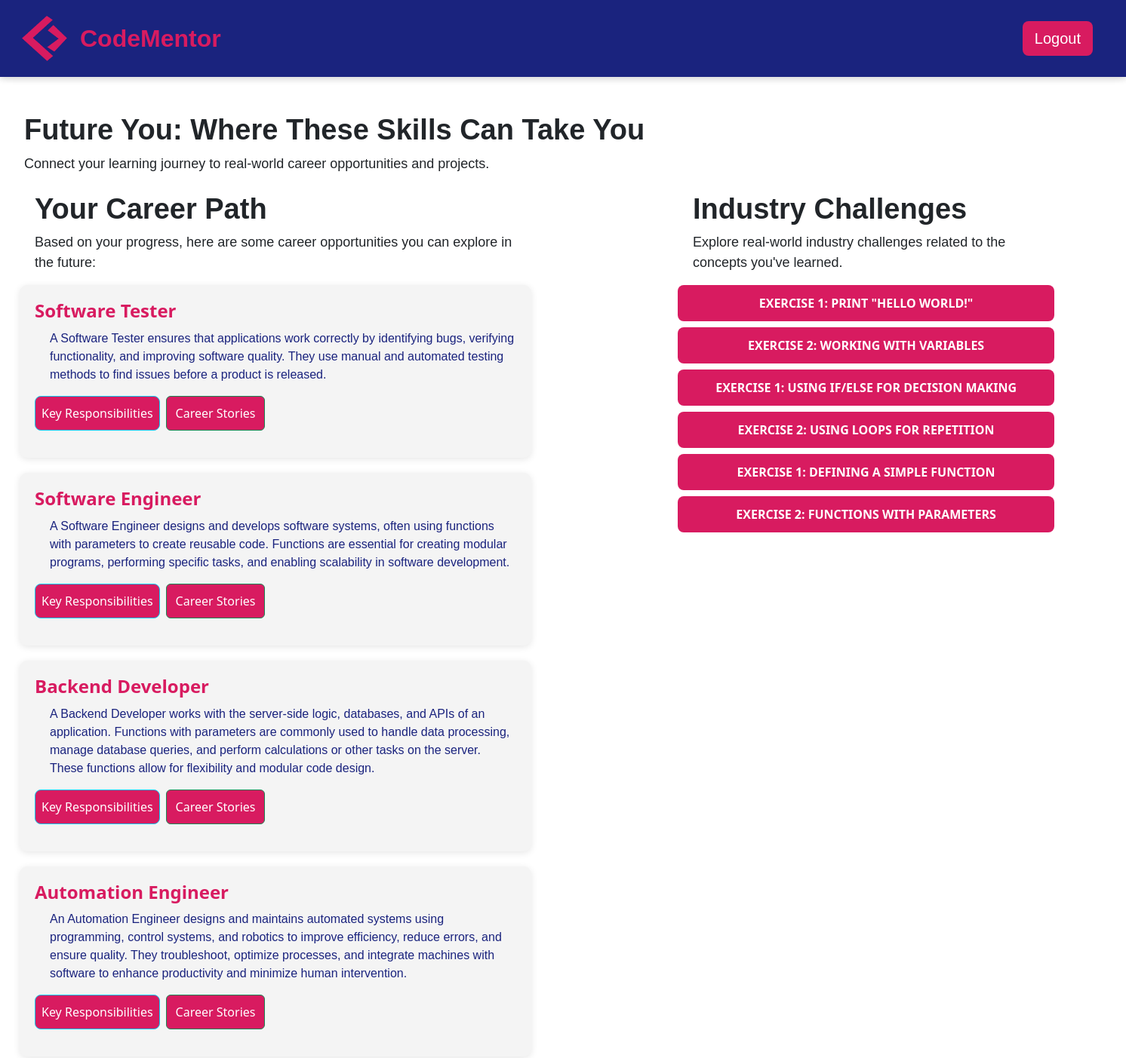
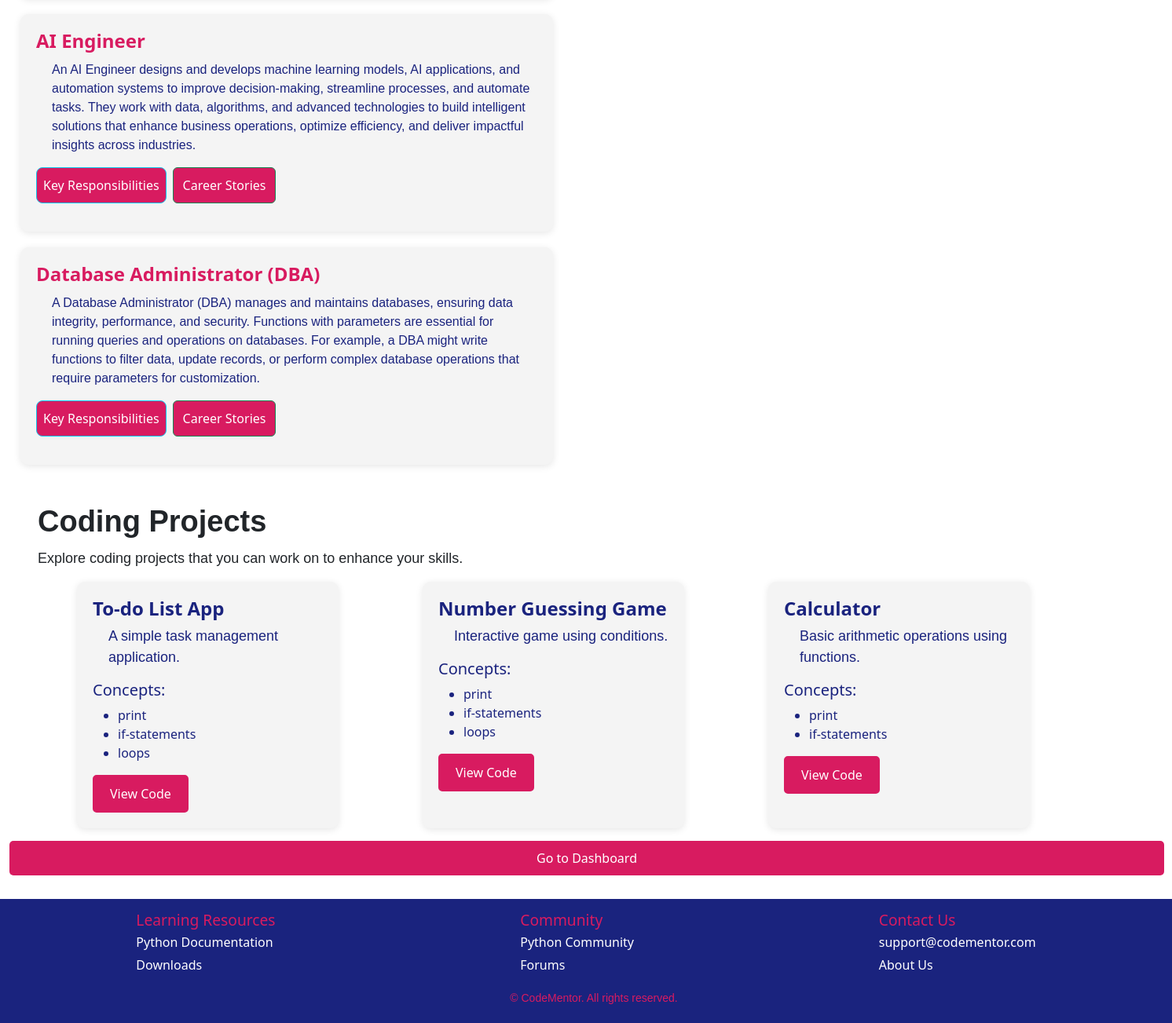
/future_you (signed in), run on the app's committed database (2 pictures, top to bottom).
### app.py (models this page shows, shortened)
class CareerSuggestions(db.Model):
    CSid = db.Column(db.Integer, primary_key=True)
    title = db.Column(db.String(100), nullable=False)
    description = db.Column(db.Text, nullable=False)
    exerciseid = db.Column(db.Integer, db.ForeignKey('exercise.exerciseid'), nullable=True)
    keyresponsibilities = db.Column(db.Text, nullable=True)
    exercise = db.relationship('Exercise', backref='career_suggestions', lazy=True)

class Exercise(db.Model):
    exerciseid = db.Column(db.Integer, primary_key=True)
    moduleid = db.Column(db.Integer, db.ForeignKey('module.moduleid'), nullable=False)
    title = db.Column(db.String(100), nullable=False)
    description = db.Column(db.Text, nullable=False)
    user_progress = db.relationship('UserExerciseProgress', backref='exercise', lazy=True)

### app.py (the view)
@app.route('/future_you', methods=['GET', 'POST'])
@login_required
def future_you():
    userid = current_user.userid
    user_module_progress = UserModuleProgress.query.filter_by(userid=userid).first()
    if user_module_progress:
        current_module_id = user_module_progress.moduleid
    else:
        current_module_id = None
    second_exercise_completed = check_if_second_exercise_completed(userid, current_module_id)
    exercises = Exercise.query.all()
    completed_exercises = UserExerciseProgress.query.filter_by(userid=userid, status='completed').all()
    career_suggestions = []
    seen_exercise_ids = set()
    for completed_exercise in completed_exercises:
        exercise = Exercise.query.get(completed_exercise.exerciseid)
        if exercise and completed_exercise.status == 'completed' and completed_exercise.exerciseid not in seen_exercise_ids:
            suggestions = CareerSuggestions.query.filter_by(exerciseid=exercise.exerciseid).all()
            career_suggestions.extend(suggestions)
            seen_exercise_ids.add(completed_exercise.exerciseid)
    completed_exercise_ids = {ex.exerciseid for ex in completed_exercises}
    exercises_with_status = []
    for exercise in exercises:
        exercises_with_status.append({
            'exerciseid': exercise.exerciseid,
            'title': exercise.title,
            'is_completed': exercise.exerciseid in completed_exercise_ids
        })
    if request.method == 'POST':
        if second_exercise_completed:
            return redirect(url_for('dashboard'))
        else:
            return redirect(url_for('exercises', module_id=current_module_id))
    all_exercises_completed = len(completed_exercise_ids) == len(exercises)
    coding_projects = []
    if all_exercises_completed:
        coding_projects = [
            {
                "id": 1,
                "title": "To-do List App",
                "description": "A simple task management application.",
                "concepts": ["print", "if-statements", "loops"],
                "demoCode": '''
    # Simple Todo List
    tasks = []

    def add_task(task):
        tasks.append(task)
        print(f"Added task: {task}")

    def list_tasks():
        if len(tasks) == 0:
            print("No tasks!")
            return
        print("Your tasks:")
        for i, task in enumerate(tasks):
            print(f"{i + 1}. {task}")

    add_task("Learn Python")
    add_task("Build projects")
    list_tasks()
                '''
            },
            {
                "id": 2,
                "title": "Number Guessing Game",
                "description": "Interactive game using conditions.",
                "concepts": ["print", "if-statements", "loops"],
                "demoCode": '''
    # Number Guessing Game
    secret = 7
    guess = None

    while guess != secret:
        guess = int(input("Guess the number: "))
        if guess < secret:
            print("Too low!")
        elif guess > secret:
            print("Too high!")
        else:
            print("You got it!")
                '''
            },
            {
                "id": 3,
                "title": "Calculator",
                "description": "Basic arithmetic operations using functions.",
                "concepts": ["print", "if-statements"],
                "demoCode": '''
    # Simple Calculator
    def calculate(a, b, op):
        if op == '+':
            print(f"{a} + {b} = {a + b}")
        elif op == '-':
            print(f"{a} - {b} = {a - b}")
        elif op == '*':
            print(f"{a} * {b} = {a * b}")
        elif op == '/':
            print(f"{a} / {b} = {a / b}")
        else:
            print("Unsupported operation")

    calculate(5, 3, '+')
    calculate(10, 4, '*')
                '''
            }
        ]
    return render_template('future_you.html',
                           second_exercise_completed=second_exercise_completed,
                           career_suggestions=career_suggestions,
                           exercises_with_status=exercises_with_status,
                           coding_projects=coding_projects,
                           all_exercises_completed=all_exercises_completed)

### app.py (called while the page is built)
@login_manager.user_loader
def load_user(userid):
    return User.query.get(int(userid))

def check_if_second_exercise_completed(userid, module_id):
    second_exercise = Exercise.query.filter_by(moduleid=module_id).order_by(Exercise.exerciseid).offset(1).first()  # This grabs the second exercise based on the module
    if second_exercise:
        user_progress = UserExerciseProgress.query.filter_by(userid=userid, exerciseid=second_exercise.exerciseid).first()
        return user_progress is not None and user_progress.status == 'completed'
    return False

### templates/future_you.html (shortened to what this page needs)
{% extends 'base.html' %}
{% block content %}
    <div class="intro">
        <h1>Future You: Where These Skills Can Take You</h1>
        <p>Connect your learning journey to real-world career opportunities and projects.</p>
    </div>
<section class="future-you-section">
    <div class="container mt-4">
        <div class="row">
            <div class="col-md-8">
                <div style="max-width: 80%;">
                <h1 class="text-left">Your Career Path</h1>
                <p class="text-left" >Based on your progress, here are some career opportunities you can explore in the future:</p>
                </div>
                <div class="career-path-boxes-container">
                    {% if career_suggestions %}
                    <div class="career-paths-container">
                        {% for career in career_suggestions %}
                            <div class="career-path-box">
                                <h3 class="career-title">{{ career.title }}</h3>
                                <p class="career-description" >{{ career.description | safe }}</p>
                                <div class="d-flex gap-2">
                                    <button class="btn btn-info learn-more-btn" data-csid="{{ career.CSid }}">Key Responsibilities</button>
                                    <button class="btn btn-success career-stories-btn" data-csid="{{ career.CSid }}">Career Stories</button>
                                </div>
                            </div>
                        {% endfor %}
                    </div>
                    {% else %}
                        <p>No career suggestions available for this module yet.</p>
                    {% endif %}
                </div>
            </div>
            <div class="col-md-4">
                <div class="industry-challenges">
                    <h1>Industry Challenges</h1>
                    <p>Explore real-world industry challenges related to the concepts you've learned.</p>
                    <div class="d-grid gap-2">
                        {% for exercise in exercises_with_status %}
                            <button class="industry btn-primary"
                                    data-url="{{ url_for('industry_challenges', exercise_id=exercise.exerciseid) }}">
                                {{ exercise.title }}
                            </button>
                        {% endfor %}
                    </div>
                </div>
            </div>
        </div>
        <h1 style="margin-left: -50px; margin-top: 50px;">Coding Projects</h1>
        <p style="margin-left: -50px; margin-top: 10px;">Explore coding projects that you can work on to enhance your skills.</p>
        {% if all_exercises_completed %}
            <div class="row">
                {% for project in coding_projects %}
                <div class="col-md-4 mb-3">
                    <div class="card h-100">
                        <div class="card-body">
                            <h4 class="card-title"><strong>{{ project.title }}</strong></h4>
                            <p class="card-text">{{ project.description }}</p>
                            <h5 style="color: #1a237e">Concepts:</h5>
                            <ul>
                                {% for concept in project.concepts %}
                                    <li>{{ concept }}</li>
                                {% endfor %}
                            </ul>
                            <button class="btn vcode toggle-code-btn" data-id="project-{{ project.id }}">View Code</button>
                        </div>
                    </div>
                </div>
                {% endfor %}
            </div>
        {% else %}
            <p>📌You need to complete all exercises to access coding projects.</p>
        {% endif %}
    </div>
    {% if second_exercise_completed %}
        <form method="POST">
            <button type="submit" class="btn btn-custom">Go to Dashboard</button>
        </form>
    {% else %}
        <form method="POST">
            <button type="submit" class="btn btn-custom">Go to Exercises</button>
        </form>
    {% endif %}
</section>
{% endblock %}

### static/css/styles.css (style rules this page uses)
body, html { margin: 0; padding: 0; height: 100%; }
body { display: flex; flex-direction: column; height: 100%; }
h1 { font-weight: bold; font-size: 38px; font-family: Verdana, Geneva, Tahoma, sans-serif; margin-left: 20px; }
p { font-size: 18px; font-family: Verdana, Geneva, Tahoma, sans-serif; margin-left: 20px; }
body, html { height: 100%; margin: 0; display: flex; flex-direction: column; }
.intro { margin-top: -50px; padding-top: 0; margin-bottom: 20px; }
.col-md-8 { margin-left: -80px; padding-left: 20px; }
.industry-challenges { width: 120%; max-width: 500px; }
.career-paths-container { display: flex; flex-wrap: wrap; gap: 20px; justify-content: space-between; }
.career-path-box { background-color: #f4f4f4; padding: 20px; width: 80%; border-radius: 10px; box-shadow: 0 2px 10px rgba(0, 0, 0, 0.1); transition: transform 0.3s ease-in-out; }
.career-title { font-size: 1.5rem; font-weight: bold; color: #D81B60; text-decoration: none; }
.career-description { font-size: 1rem; color: #1a237e !important; margin-top: 10px; text-align: left; }
.btn-custom { background-color: #D81B60 !important; color: white; padding: 10px 20px; border: none; border-radius: 5px; font-size: 1rem; width: 1470px; }
.learn-more-btn { background-color: #D81B60; color: white; padding: 10px 08px; font-size: 1rem; border-radius: 8px; }
.career-stories-btn { background-color: #D81B60; cursor: pointer; }
.industry { background-color: #D81B60; color: white; border: none; padding: 12px 24px; font-size: 16px; font-weight: bold; text-transform: uppercase; border-radius: 8px; cursor: pointer; transition: background-color 0.3s ease, transform 0.2s ease; display: inline-block; text-align: center; }
.card-body { background-color: #f4f4f4; padding: 20px; width: 80%; border-radius: 10px; box-shadow: 0 2px 10px rgba(0, 0, 0, 0.1); transition: transform 0.3s ease-in-out; border: none; }
.card { border: none !important; }
.card-body { border: none !important; }
.card-title { color: #1a237e; }
.card-text { color: #1a237e; }
.card-body ul li { color: #1a237e; }
.btn.vcode.toggle-code-btn { background-color: #D81B60; color: white; border: 2px solid #D81B60; border-radius: 5px; padding: 10px 20px; font-size: 16px; }

### data on the page
CareerSuggestions: title "Software Tester", description "A Software Tester ensures that applications work correctly by identifying bugs, verifying functionality, and improving software quality. They use manual and automated testing methods to find issues before a product is released."
CareerSuggestions: title "Software Engineer", description "A Software Engineer designs and develops software systems, often using functions with parameters to create reusable code. Functions are essential for creating modular programs, performing specific tasks, and enabling scalability in software development."
CareerSuggestions: title "Backend Developer", description "A Backend Developer works with the server-side logic, databases, and APIs of an application. Functions with parameters are commonly used to handle data processing, manage database queries, and perform calculations or other tasks on the server. These functions allow for flexibility and modular code design."
CareerSuggestions: title "Automation Engineer", description "An Automation Engineer designs and maintains automated systems using programming, control systems, and robotics to improve efficiency, reduce errors, and ensure quality. They troubleshoot, optimize processes, and integrate machines with software to enhance productivity and minimize human intervention."
CareerSuggestions: title "AI Engineer", description "An AI Engineer designs and develops machine learning models, AI applications, and automation systems to improve decision-making, streamline processes, and automate tasks. They work with data, algorithms, and advanced technologies to build intelligent solutions that enhance business operations, optimize efficiency, and deliver impactful insights across industries."
CareerSuggestions: title "Database Administrator (DBA)", description "A Database Administrator (DBA) manages and maintains databases, ensuring data integrity, performance, and security. Functions with parameters are essential for running queries and operations on databases. For example, a DBA might write functions to filter data, update records, or perform complex database operations that require parameters for customization."
Exercise: title "EXERCISE 1: PRINT \"HELLO WORLD!\""
Exercise: title "EXERCISE 2: WORKING WITH VARIABLES"
Exercise: title "EXERCISE 1: USING IF/ELSE FOR DECISION MAKING"
Exercise: title "EXERCISE 2: USING LOOPS FOR REPETITION"
Exercise: title "EXERCISE 1: DEFINING A SIMPLE FUNCTION"
Exercise: title "EXERCISE 2: FUNCTIONS WITH PARAMETERS"

### other printed values
{{ project.title }} "To-do List App" "Number Guessing Game" "Calculator"
{{ project.description }} "A simple task management application." "Interactive game using conditions." "Basic arithmetic operations using functions."
{{ concept }} "print" "if-statements" "loops" "print" "if-statements" "loops" "print" "if-statements"
